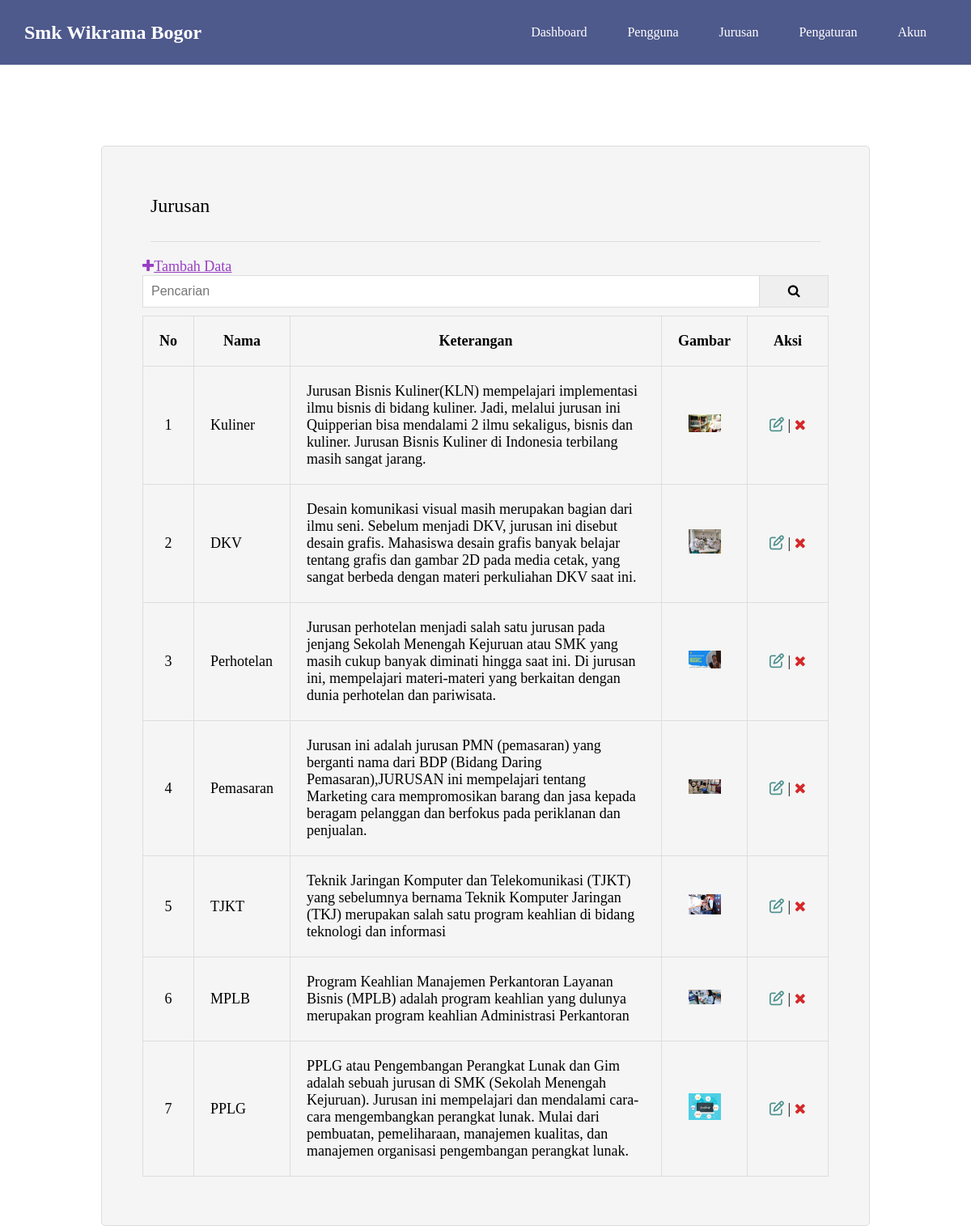
/projek/admin/jurusan.php (signed in), run on the app's committed database.
### tables this page shows
CREATE TABLE `pengaturan` (
  `id` int(11) NOT NULL,
  `nama` varchar(50) NOT NULL,
  `alamat` text NOT NULL,
  `telepon` varchar(50) NOT NULL,
  `logo` varchar(50) NOT NULL,
  `tentang_sekolah` text NOT NULL,
  `foto_sekolah` varchar(50) NOT NULL,
  `google_maps` text NOT NULL
);

CREATE TABLE `jurusan` (
  `id` int(11) NOT NULL,
  `nama` varchar(30) NOT NULL,
  `keterangan` varchar(500) NOT NULL,
  `gambar` varchar(50) NOT NULL
);

### projek/admin/jurusan.php (the view, shortened to what this page needs)
<?php
include 'header.php';
?>
<!DOCTYPE html>
<html lang="en">
<head>
</head>
<body>
    <div class="content">
        <div class="container">
            <div class="box">
                <div class="box-header">
                    Jurusan
                </div>
                <div class="box-body">
                    <a href="tambahjurusan.php" class="text-color"><i><i class="fa fa-plus"></i></i>Tambah Data</a>
                    <form action="">
                        <div class="input-group">
                            <input type="text" name="key" placeholder="Pencarian">
                            <button type="submit"><i class="fa fa-search"></i></button>
                        </div>
                    </form>
                    <table class="table">
                        <thead>
                            <tr>
                                <th>No</th>
                                <th>Nama</th>
                                <th>Keterangan</th>
                                <th>Gambar</th>
                                <th>Aksi</th>
                            </tr>
                        </thead>
                        <tbody>
                        <?php
                        $no = 1;
                        $where = "WHERE 1 = 1 ";
                            $jurusan = mysqli_query($conn, "SELECT * FROM jurusan $where ORDER BY id DESC");
                            if (mysqli_num_rows($jurusan) > 0) {
                                while($p = mysqli_fetch_array($jurusan)){
                            ?>
                            <tr>
                                <td><?= $no++ ?></td>
                                <td><?= $p ['nama'] ?></td>
                                <td><?= $p ['keterangan'] ?></td>
                                <td>
                                    <center><img src="../uploads/jurusan/<?= $p ['gambar']?>" alt="" width="40px">
                                    </td>
                                <td>
                                    <a href="editjurusan.php?id=<?= $p['id']?>" " title= "Update data"             class="text-green"><i class="fa fa-edit"></i></a> |
                                    <a href="hapus.php?idjurusan=<?= $p['id']?>" onclick="return confirm ('Yakin ingin hapus ?')" title= "Hapus data" class="text-red"><i class="fa fa-times"></i></a>
                                </td>
                            </tr>
                            <?php }}else {?>
                                <tr>
                                    <td colspan="4"> Data tidak ada</td>
                                </tr>
                            <?php }?>
                        </tbody>
                    </table>
                </div>
            </div>
        </div>
</body>
</html>

### projek/admin/header.php (shortened to what this page needs)
<?php
require '../connect.php';
$identitas = mysqli_query($conn, "SELECT * FROM pengaturan ORDER BY id DESC LIMIT 1");
$d = mysqli_fetch_object($identitas);
?>
<!DOCTYPE html>
<html lang="en">
<head>
    <link rel="stylesheet" href="style1.css">
    <link rel="stylesheet" href="font-awesome/css/font-awesome.min.css">
    <link rel="stylesheet" href="https://maxcdn.bootstrapcdn.com/font-awesome/4.5.0/css/font-awesome.min.css">
</head>
<body>
    <div class="navbar">
        <div class="container">
            <h2 class="nav-brand"> <?= $d->nama ?></h2>
            <ul class="nav-menu">
                <li><a href="index.php">Dashboard</a></li>
                <li><a href="pengguna.php">Pengguna</a></li>
                <li><a href="jurusan.php">Jurusan</a></li>
                <li class="dropdown">
                    <a href="">Pengaturan</a>
                </li>
                <li class=dropdown>
                    <a href="">Akun</a>
                </li>
            </ul>
        </div>
    </div>
</body>
</html>

### projek/admin/style1.css (style rules this page uses)
* { margin: 0; padding: 0; box-sizing: border-box; }
.navbar { width: 100%; background-color: #4e598c; overflow: hidden; top: 0; }
.navbar .container { display: flex; justify-content: space-between; align-items: center; padding: 10px; height: 80px; }
.navbar .nav-brand { color: white; font-size: 24px; margin: 20px; }
.navbar .nav-menu { margin: 30px 30px; padding: 0; list-style: none; display: flex; }
.navbar .nav-menu li { margin-right: 20px; }
.navbar .nav-menu li:last-child { margin-right: 0; }
.navbar .nav-menu a { color: white; text-decoration: none; padding: 15px; display: block; }
.content { margin-top: 100px; height: 10px; }
.content .container { max-width: 950px; margin: 0 auto; }
.content .box { background-color: #f5f5f5; padding: 50px; border: 1px solid #ddd; border-radius: 5px; }
.content .box-header { font-size: 24px; margin: 10px ; padding-bottom: 30px; border-bottom: 1px solid #ddd; }
.content .box-body { margin-top: 20px; font-size: 18px; }
.table { width: 100%; border-collapse: collapse; margin: 10px 0; }
.table th,td { border: 1px solid #ddd; padding: 20px; margin: 5px; }
.table td:first-child { width: 50px; text-align: center; }
.table td:last-child { width: 100px; text-align: center; }
.text-red { color: #d62828; }
.text-green { color: #4d908e; }
.text-color { color: #983ec5; }
.input-group:after { content: ""; clear: both; display: block; }
.input-group input[type="text"] { width: 90%; padding: 10px; font-size: 16px; float: left; border: 1px solid #ddd; }
.input-group button { width: 10%; padding: 10px; font-size: 16px; float: left; border: 1px solid #ddd; border-left: none; }

### data on the page
pengaturan: nama "Smk Wikrama Bogor"
jurusan: nama "Kuliner", keterangan "Jurusan Bisnis Kuliner(KLN) mempelajari implementasi ilmu bisnis di bidang kuliner. Jadi, melalui jurusan ini Quipperian bisa mendalami 2 ilmu sekaligus, bisnis dan kuliner. Jurusan Bisnis Kuliner di Indonesia terbilang masih sangat jarang.", gambar (picture)
jurusan: nama "DKV", keterangan "Desain komunikasi visual masih merupakan bagian dari ilmu seni. Sebelum menjadi DKV, jurusan ini disebut desain grafis. Mahasiswa desain grafis banyak belajar tentang grafis dan gambar 2D pada media cetak, yang sangat berbeda dengan materi perkuliahan DKV saat ini.", gambar (picture)
jurusan: nama "Perhotelan", keterangan "Jurusan perhotelan menjadi salah satu jurusan pada jenjang Sekolah Menengah Kejuruan atau SMK yang masih cukup banyak diminati hingga saat ini. Di jurusan ini, mempelajari materi-materi yang berkaitan dengan dunia perhotelan dan pariwisata.", gambar (picture)
jurusan: nama "Pemasaran", keterangan "Jurusan ini adalah jurusan PMN (pemasaran) yang berganti nama dari BDP (Bidang Daring Pemasaran),JURUSAN ini mempelajari tentang Marketing cara mempromosikan barang dan jasa kepada beragam pelanggan dan berfokus pada periklanan dan penjualan.", gambar (picture)
jurusan: nama "TJKT", keterangan "Teknik Jaringan Komputer dan Telekomunikasi (TJKT) yang sebelumnya bernama Teknik Komputer Jaringan (TKJ) merupakan salah satu program keahlian di bidang teknologi dan informasi", gambar (picture)
jurusan: nama "MPLB", keterangan "Program Keahlian Manajemen Perkantoran Layanan Bisnis (MPLB) adalah program keahlian yang dulunya merupakan program keahlian Administrasi Perkantoran", gambar (picture)
jurusan: nama "PPLG", keterangan "PPLG atau Pengembangan Perangkat Lunak dan Gim adalah sebuah jurusan di SMK (Sekolah Menengah Kejuruan). Jurusan ini mempelajari dan mendalami cara-cara mengembangkan perangkat lunak. Mulai dari pembuatan, pemeliharaan, manajemen kualitas, dan manajemen organisasi pengembangan perangkat lunak.", gambar (picture)
